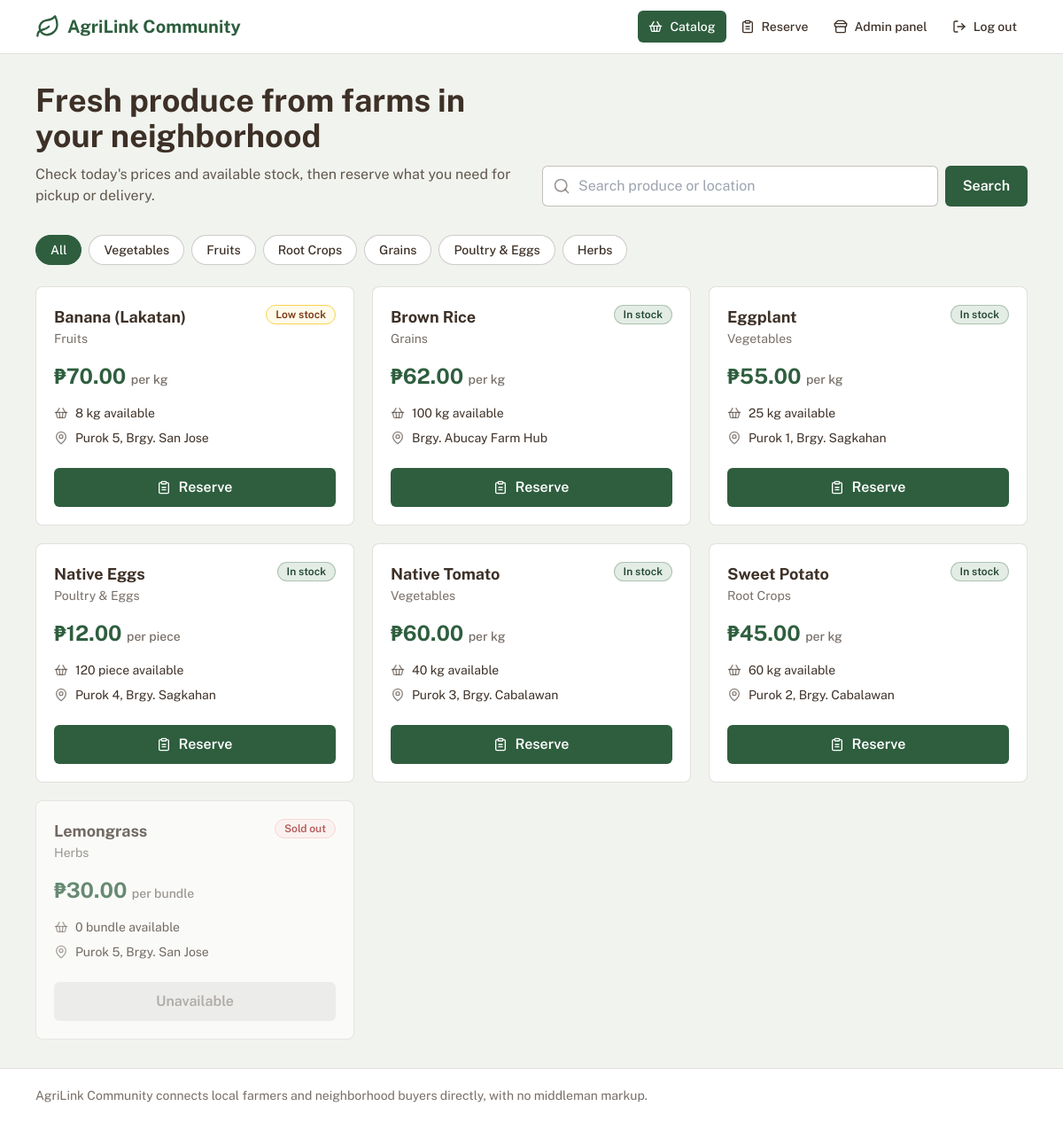
The app's page / (signed in) with its own data.
### tables this page shows
CREATE TABLE products (
  id INT AUTO_INCREMENT PRIMARY KEY,
  name VARCHAR(80) NOT NULL,
  category VARCHAR(30) NOT NULL,
  price DECIMAL(8,2) NOT NULL,
  unit VARCHAR(20) NOT NULL,
  quantity INT NOT NULL DEFAULT 0,
  location VARCHAR(120) NOT NULL,
  created_at TIMESTAMP DEFAULT CURRENT_TIMESTAMP
);

### index.php (the view, shortened to what this page needs)
<?php
require __DIR__ . '/includes/db.php';
$q = trim($_GET['q'] ?? '');
$cat = $_GET['cat'] ?? '';
$sql = "SELECT * FROM products WHERE 1=1";
$args = [];
$sql .= " ORDER BY quantity = 0, name";
$st = $pdo->prepare($sql);
$st->execute($args);
$items = $st->fetchAll();
require __DIR__ . '/includes/header.php';
?>
<section class="mb-8 grid gap-6 lg:grid-cols-2 lg:items-end">
  <div>
    <h1 class="text-3xl font-bold leading-tight sm:text-4xl">Fresh produce from farms in your neighborhood</h1>
    <p class="mt-3 max-w-xl text-soil/80">Check today's prices and available stock, then reserve what you need for pickup or delivery.</p>
  </div>
  <form method="get" class="flex gap-2" role="search">
    <div class="relative flex-1">
      <span class="pointer-events-none absolute left-3 top-1/2 -translate-y-1/2 text-soil/50"><?= icon('search', 'h-5 w-5') ?></span>
      <input type="search" name="q" value="<?= e($q) ?>" placeholder="Search produce or location" aria-label="Search produce or location" class="<?= INPUT ?> pl-10">
    </div>
    <button class="rounded-md bg-leaf px-5 py-2.5 font-semibold text-white hover:bg-leaf-dark focus:outline-none focus:ring-2 focus:ring-leaf/40">Search</button>
  </form>
</section>
<nav class="mb-6 flex flex-wrap gap-2" aria-label="Categories">
  <?php foreach (array_merge([''], CATEGORIES) as $c):
    $on = $c === $cat;
    $href = 'index.php?' . http_build_query(array_filter(['cat' => $c, 'q' => $q])); ?>
    <a href="<?= e($href) ?>" class="rounded-full border px-4 py-1.5 text-sm font-medium <?= $on ? 'border-leaf bg-leaf text-white' : 'border-soil/25 bg-white hover:bg-leaf-soft' ?>"><?= $c === '' ? 'All' : e($c) ?></a>
  <?php endforeach; ?>
</nav>
<?php if (!$items): ?>
  <div class="rounded-lg border border-dashed border-soil/30 bg-white p-10 text-center">
    <p class="font-semibold">No produce matches your search.</p>
    <p class="mt-1 text-sm text-soil/70">Try a different name or <a href="index.php" class="font-medium text-leaf underline">clear the filters</a>.</p>
  </div>
<?php else: ?>
<div class="grid gap-5 sm:grid-cols-2 lg:grid-cols-3">
  <?php foreach ($items as $i):
    $qty = (int)$i['quantity'];
    if ($qty === 0) { $badge = 'bg-red-50 text-red-800 border-red-200'; $label = 'Sold out'; }
    elseif ($qty <= 10) { $badge = 'bg-amber-50 text-amber-900 border-amber-300'; $label = 'Low stock'; }
    else { $badge = 'bg-leaf-soft text-leaf-dark border-leaf/30'; $label = 'In stock'; } ?>
  <article class="flex flex-col rounded-lg border border-soil/15 bg-white p-5 <?= $qty === 0 ? 'opacity-70' : '' ?>">
    <div class="flex items-start justify-between gap-3">
      <div>
        <h2 class="text-lg font-bold"><?= e($i['name']) ?></h2>
        <p class="text-sm text-soil/70"><?= e($i['category']) ?></p>
      </div>
      <span class="rounded-full border px-2.5 py-0.5 text-xs font-semibold <?= $badge ?>"><?= $label ?></span>
    </div>
    <p class="mt-4 text-2xl font-bold text-leaf"><?= peso($i['price']) ?> <span class="text-sm font-medium text-soil/70">per <?= e($i['unit']) ?></span></p>
    <dl class="mt-4 space-y-2 text-sm">
      <div class="flex items-center gap-2"><dt class="sr-only">Available</dt><?= icon('basket', 'h-4 w-4 text-soil/60') ?><dd><?= $qty ?> <?= e($i['unit']) ?> available</dd></div>
      <div class="flex items-center gap-2"><dt class="sr-only">Pickup location</dt><?= icon('pin', 'h-4 w-4 text-soil/60') ?><dd><?= e($i['location']) ?></dd></div>
    </dl>
    <div class="mt-5 pt-1">
      <?php if ($qty > 0): ?>
        <a href="reserve.php?product=<?= (int)$i['id'] ?>" class="flex w-full items-center justify-center gap-2 rounded-md bg-leaf px-4 py-2.5 font-semibold text-white hover:bg-leaf-dark focus:outline-none focus:ring-2 focus:ring-leaf/40"><?= icon('list', 'h-4 w-4') ?> Reserve</a>
      <?php else: ?>
        <span class="flex w-full cursor-not-allowed items-center justify-center rounded-md bg-soil/10 px-4 py-2.5 font-semibold text-soil/50">Unavailable</span>
      <?php endif; ?>
    </div>
  </article>
  <?php endforeach; ?>
</div>
<?php endif; ?>
<?php require __DIR__ . '/includes/footer.php'; ?>

### db.php (shortened to what this page needs)
<?php
function e($v): string { return htmlspecialchars((string)$v, ENT_QUOTES, 'UTF-8'); }
function peso($v): string { return '₱' . number_format((float)$v, 2); }
function icon(string $name, string $cls = 'h-5 w-5'): string {
    return '<svg xmlns="http://www.w3.org/2000/svg" class="' . $cls . ' shrink-0" viewBox="0 0 24 24" fill="none" stroke="currentColor" stroke-width="2" stroke-linecap="round" stroke-linejoin="round" aria-hidden="true">' . ($p[$name] ?? '') . '</svg>';
}

### records on screen
products: name "Banana (Lakatan)", category "Fruits", quantity "Low stock", price "₱70.00", unit "kg", quantity "8", location "Purok 5, Brgy. San Jose"
products: name "Brown Rice", category "Grains", quantity "In stock", price "₱62.00", unit "kg", quantity "100", location "Brgy. Abucay Farm Hub"
products: name "Eggplant", category "Vegetables", quantity "In stock", price "₱55.00", unit "kg", quantity "25", location "Purok 1, Brgy. Sagkahan"
products: name "Native Eggs", category "Poultry & Eggs", quantity "In stock", price "₱12.00", unit "piece", quantity "120", location "Purok 4, Brgy. Sagkahan"
products: name "Native Tomato", category "Vegetables", quantity "In stock", price "₱60.00", unit "kg", quantity "40", location "Purok 3, Brgy. Cabalawan"
products: name "Sweet Potato", category "Root Crops", quantity "In stock", price "₱45.00", unit "kg", quantity "60", location "Purok 2, Brgy. Cabalawan"
products: name "Lemongrass", category "Herbs", quantity "Sold out", price "₱30.00", unit "bundle", quantity "0", location "Purok 5, Brgy. San Jose", shows "Unavailable"

### other values on screen
$label "Catalog Reserve Admin panel"
$c "Vegetables"
$c "Fruits"
$c "Root Crops"
$c "Grains"
$c "Poultry & Eggs"
$c "Herbs"
